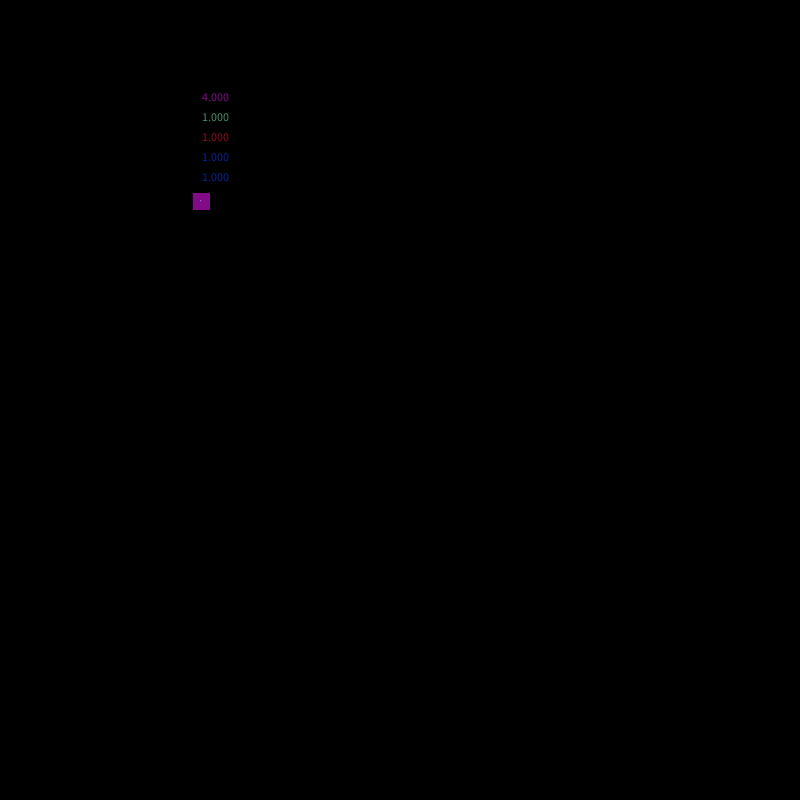
Frame 1 (no input)
Frame 60 (the mouse pressed at the canvas centre just before this capture): identical to frame 1, image omitted
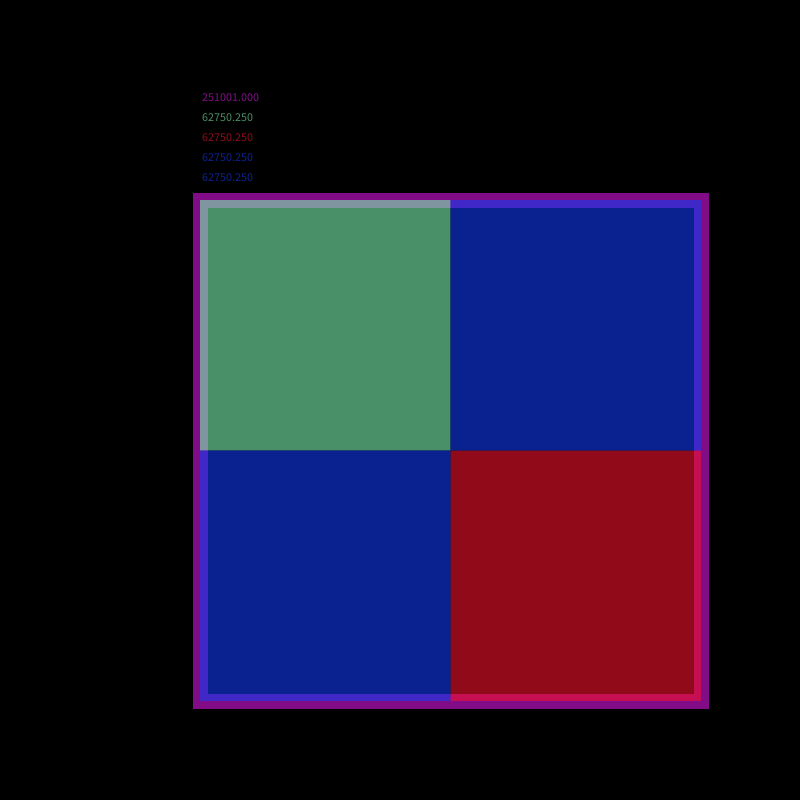
Frame 120 (the mouse held since frame 60 and released just before this capture)

The Processing sketch that drew these frames (run headless with seeded random() and noise(); from frame 60 on, the mouse is pressed at the canvas centre):

// Processing sketch: Calculus_C1_Square
// ── Calculus_C1_Square.pde
//@author: Tomas de Camino Beck
void setup() {
  size(800, 800);
}

void draw() {
  background(0);

  float a = map(mouseX, 0, width, 1, 500);
  float b = map(mouseY, 0, height, 1, 500);
  ;

  pushMatrix();
  translate(200, 200);
  //cuadrado lados a+b, a+b
  stroke(#DD15E8, 150);
  strokeWeight(15);
  noFill();
  rect(0, 0, a+b, a+b);
  fill(#DD15E8, 150);
  text((a+b)*(a+b), 0, -100);
  //cuadrados lados a,a
  noStroke();
  fill(#7CF5B1, 150);
  rect(0, 0, a, a);
  text(a*a, 0, -80);
  //cuadrado lados b,b
  fill(#F5112C, 150);
  rect(a, a, b, b);
  text(b*b, 0, -60);
  //dos rectangulos lados b,a
  fill(#1139F5, 150);
  rect(a, 0, b, a);
  rect(0, a, a, b);
  text(a*b, 0, -40);
  text(a*b, 0, -20);
  popMatrix();

  
}
